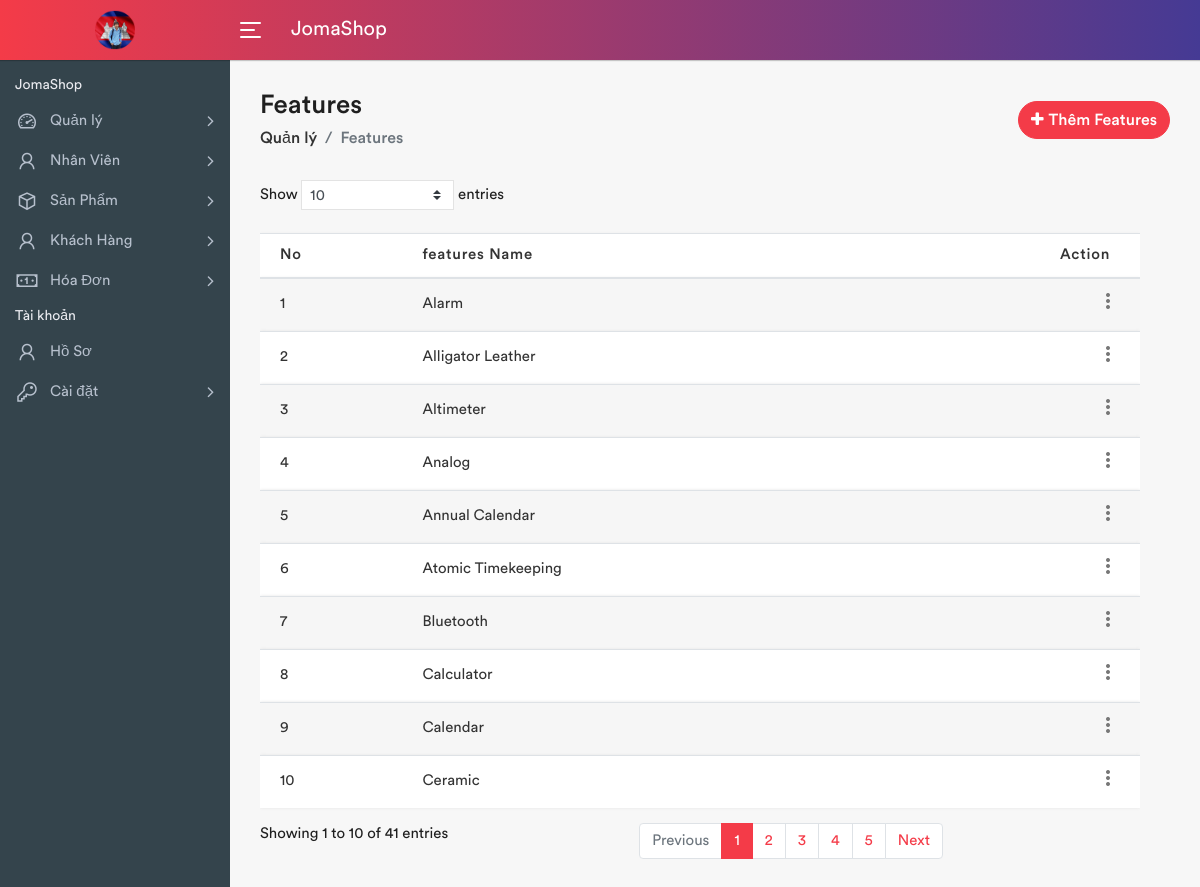
The app's page /admin/features.php with its own data.
### tables this page shows
CREATE TABLE `features` (
  `feaId` int(10) NOT NULL,
  `feaName` text NOT NULL
);

### admin/features.php (the view, shortened to what this page needs)
<!DOCTYPE html>
<html lang="en">
<head>
	<link rel="stylesheet" href="assets/css/bootstrap.min.css">
	<link rel="stylesheet" href="assets/css/font-awesome.min.css">
	<link rel="stylesheet" href="assets/css/line-awesome.min.css">
	<link rel="stylesheet" href="assets/plugins/morris/morris.css">
	<link rel="stylesheet" href="assets/css/style.css">
</head>
<body>
	<div class="main-wrapper">
		<div class="header">
			<div class="header-left">
				<a href="index.php" class="logo">
					<img src="assets/img/logo.png" width="40" height="40" alt="">
				</a>
			</div>
			<a id="toggle_btn" href="javascript:void(0);">
				<span class="bar-icon">
					<span></span>
					<span></span>
					<span></span>
				</span>
			</a>
			<div class="page-title-box">
				<h3>JomaShop</h3>
			</div>
		</div>
		<div class="sidebar" id="sidebar">
			<div class="sidebar-inner slimscroll">
				<div id="sidebar-menu" class="sidebar-menu">
					<ul>
						<li class="menu-title">
							<span>JomaShop</span>
						</li>
						<li class="submenu">
							<a href="#"><i class="la la-dashboard"></i> <span>Quản lý</span> <span class="menu-arrow"></span></a>
						</li>
						<li class="submenu">
							<a href="#" class=""><i class="la la-user"></i> <span>Nhân Viên</span> <span class="menu-arrow"></span></a>
						</li>
						<li class="submenu">
							<a href="#" class=""><i class="la la-cube"></i> <span>Sản Phẩm</span> <span class="menu-arrow"></span></a>
						</li>
						<li class="submenu">
							<a href="#" class=""><i class="la la-user"></i> <span>Khách Hàng</span> <span class="menu-arrow"></span></a>
						</li>
						<li class="submenu">
							<a href="#" class=""><i class="la la-money"></i> <span>Hóa Đơn</span> <span class="menu-arrow"></span></a>
						</li>
						<li class="menu-title">
							<span>Tài khoản</span>
						</li>
						<li class="submenu">
							<a href="#"><i class="la la-user"></i> <span>Hồ Sơ</span></a>
						</li>
						<li class="submenu">
							<a href="#"><i class="la la-key"></i> <span>Cài đặt</span> <span class="menu-arrow"></span></a>
						</li>
					</ul>
				</div>
			</div>
		</div>
		<div class="page-wrapper">
			<div class="content container-fluid">
				<div class="page-header">
					<div class="row align-items-center">
						<div class="col">
							<h3 class="page-title">Features</h3>
							<ul class="breadcrumb">
								<li class="breadcrumb-item"><a href="index.php">Quản lý</a></li>
								<li class="breadcrumb-item active">Features</li>
							</ul>
						</div>
						<div class="col-auto float-right ml-auto">
							<a href="#" class="btn add-btn" data-toggle="modal" data-target="#add_features"><i class="fa fa-plus"></i>Thêm Features</a>
						</div>
					</div>
				</div>
				<?php
				include '../config.php';
				$sql = 'SELECT * FROM features';
				$stmt = $conn->prepare($sql);
				$stmt->execute();
				$result = $stmt->get_result();
				?>
				<div class="row" style="width: 100%;">
					<div class="col-md-12">
						<div class="table-responsive">
							<table class="table table-striped custom-table datatable">
								<thead>
									<tr>
										<th>No</th>
										<th>features Name</th>
										<th class="text-right">Action</th>
									</tr>
								</thead>
								<tbody>
									<?php
									$count = 1;
									while ($row = $result->fetch_assoc()) {
									?>
										<tr>
											<td><?= $count++ ?></td>
											<td><?= $row['feaName'] ?></td>
											<td class="text-right">
												<div class="dropdown dropdown-action">
													<a href="#" class="action-icon dropdown-toggle" data-toggle="dropdown" aria-expanded="false"><i class="material-icons">more_vert</i></a>
												</div>
											</td>
										</tr>
									<?php
									}
									?>
								</tbody>
							</table>
						</div>
					</div>
				</div>
			</div>
		</div>
	</div>
</body>
</html>

### records on screen
features: feaName "Alarm"
features: feaName "Alligator Leather"
features: feaName "Altimeter"
features: feaName "Analog"
features: feaName "Annual Calendar"
features: feaName "Atomic Timekeeping"
features: feaName "Bluetooth"
features: feaName "Calculator"
features: feaName "Calendar"
features: feaName "Ceramic"
